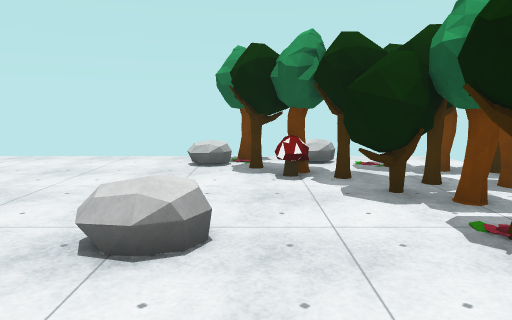
[1] (above)

24 first-person views from a walk through a Unity game level. The camera is 1.5 m above the floor, tilts 8° down and sees 70° across. The floor is counted in squares, 1 m on a side. Each view is taken from the middle of a square. On the plan, view 1 faces up. The plan holds only what a view shows up to about 16 squares ahead; the rest is blank. The place goes on beyond the plan. The player is left out. Surface patterns are stand-ins for the level's own textures.

[2]
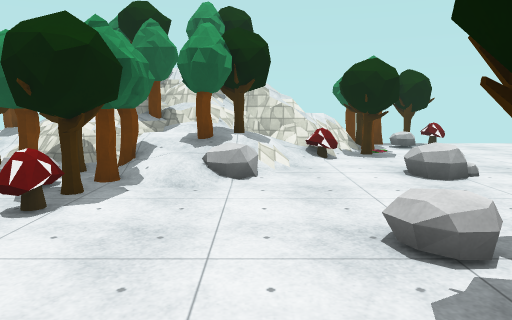

[3]
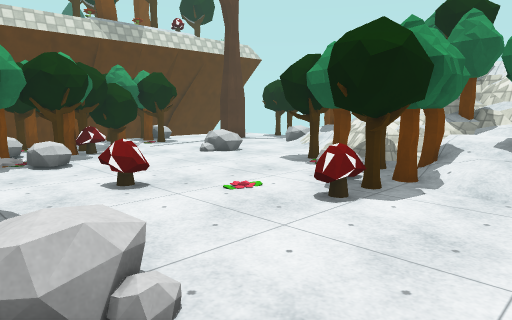

[4]
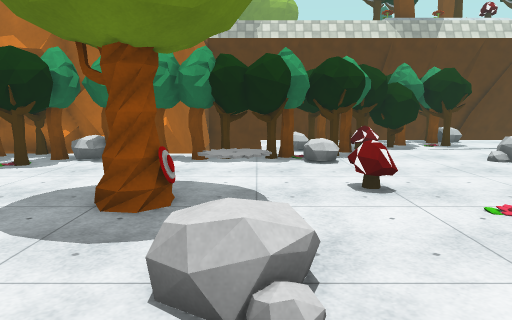

[5]
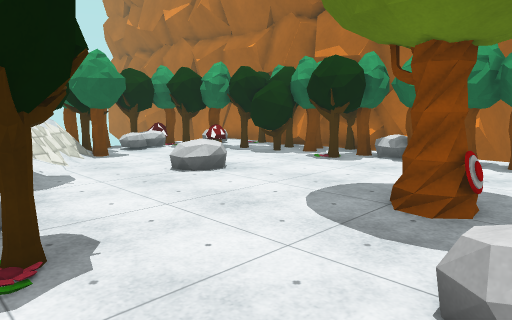

[6]
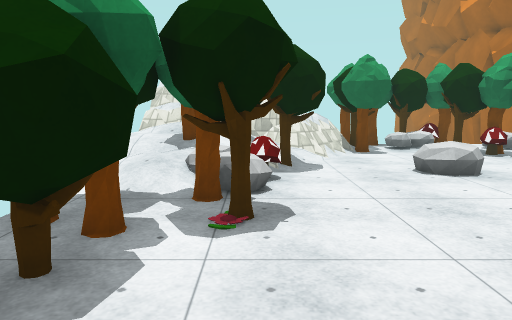

[7]
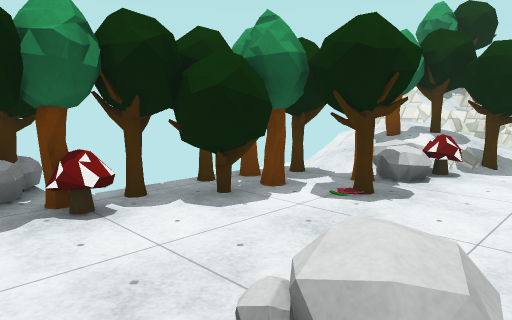

[8]
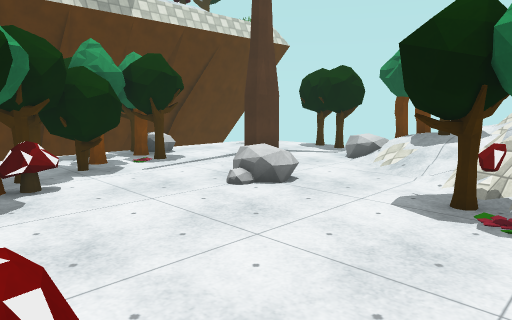

[9]
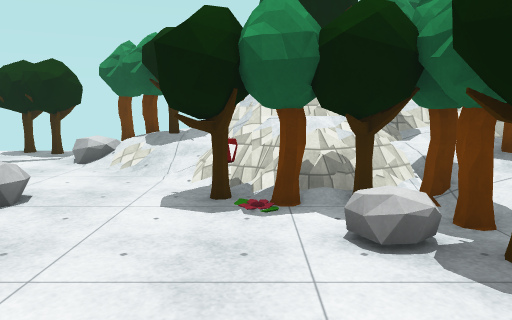

[10]
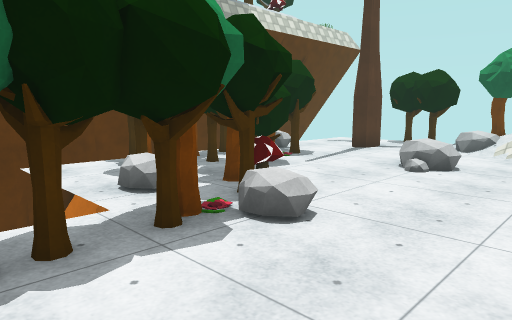

[11]
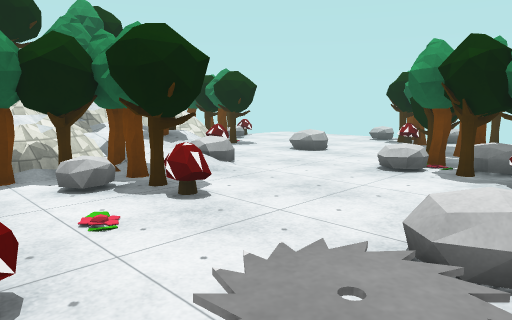

[12]
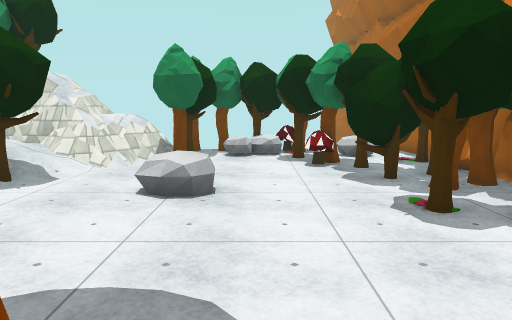

[13]
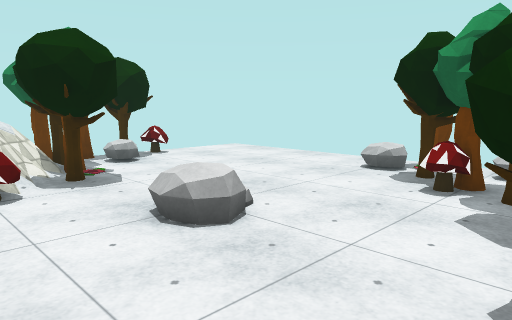

[14]
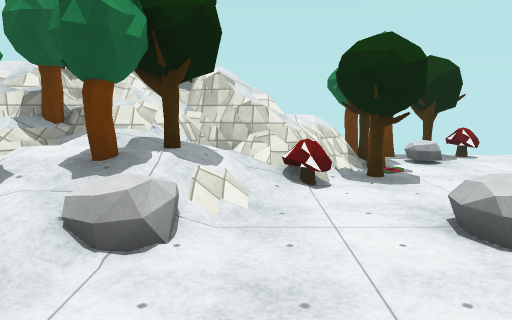

[15]
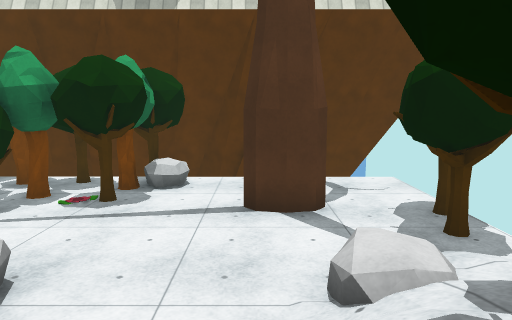

[16]
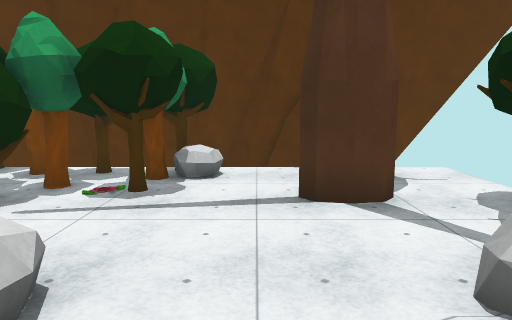

[17]
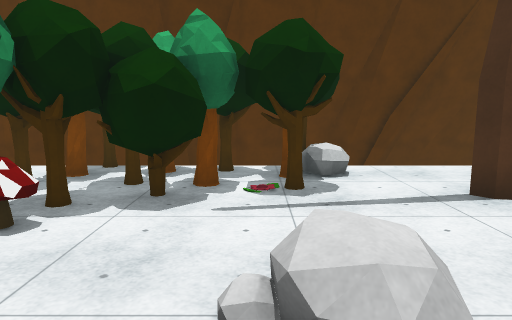

[18]
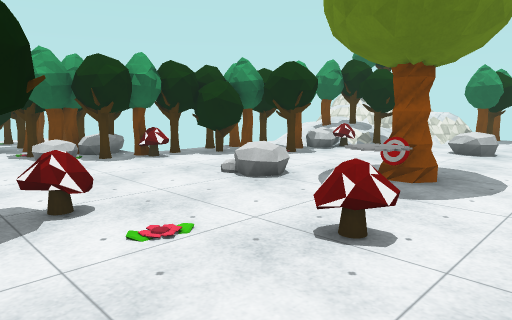

[19]
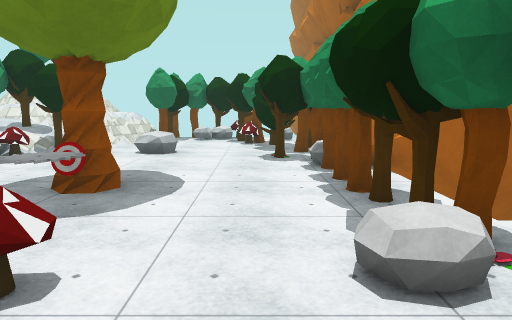

[20]
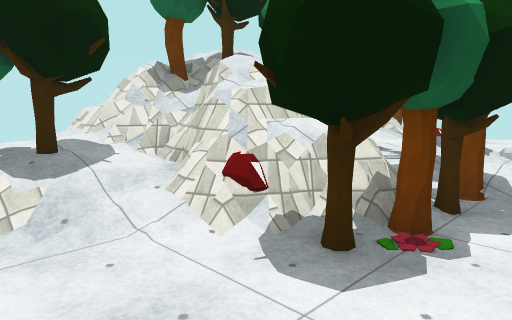

[21]
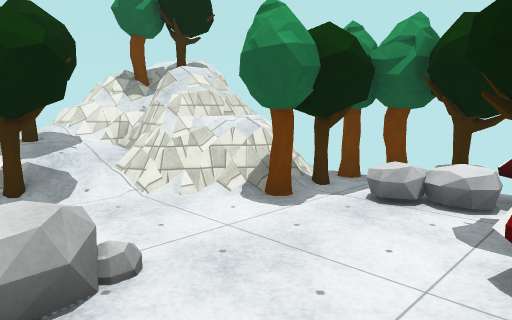

[22]
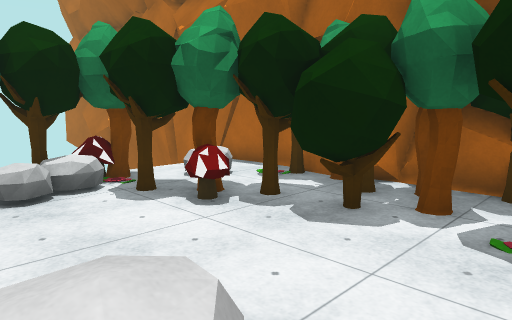

[23]
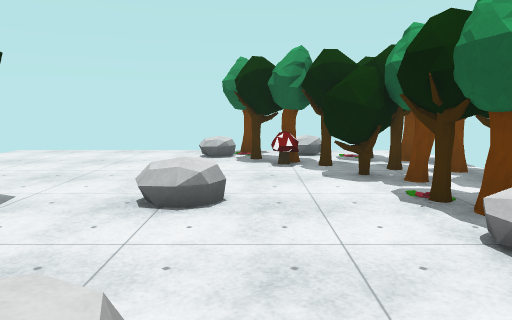

[24]
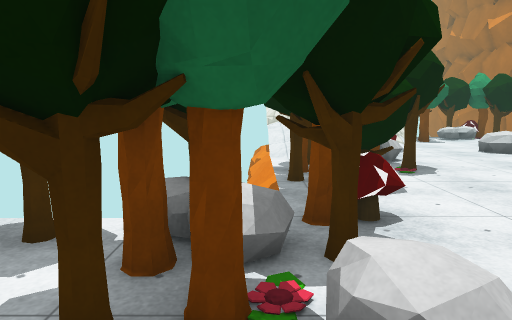

### Floor plan
Key: @ floor where view 1 was taken; # wall or solid block; . main floor; : floor 0.25 m higher than the main floor; + floor 0.5 m higher than the main floor; * floor 0.75 m higher than the main floor; - floor 0.75 m lower than the main floor; % floor 1 m higher than the main floor; & floor 1.25 m higher than the main floor; / step, stairs or slope; = window, fence, low wall or low ledge; ^ raised ledge; v drop or lower ground; T tree; R rock; O other object.
Columns run from 10 left of view 1 to 21 right of it. Each row starts with its distance up from view 1.
 12     v
 11   ........TRR...
 10   .......RORRO#.
  9   ........TT ##TT
  8  O.........TT##
  7  #O.........####
  6   TR........###
  5  TT O........###
  4  T#TTT..RR..OTT##
  3    #=#.......OOR###v-vvvvvv
  2    ===O......R#TTT#TT#.:+*%=#
  1    ##=//........O#TT#T:+TT%=^=^
  0    ##=T#OR@.......###TR* T######
 -1   #^==#TT//.........TORO  #####
 -2    T^=%T///.............T###=##=
 -3    ^#TT*TT#TO...RR.........=&&%
 -4     ##T#T###................T#T
 -5   ###^==T#R.O.....T.....R...TTTT
 -6   ######O........OT....RR....RTT
 -7  =##//O#T.....O..............# #
 -8   * T//....................OTOT#
 -9   TT#/...................##T# T
-10  TTT ...R.....R.......TO#####R.
-11  #TOR...O.....RTTTTTTRT#####OR
-12  ##.........O#TT##.#############
-13  #T.........OTRR   #######  #  #
-14  ##.T#....#TT#RR
-15   ......TOTT## .
-16   .....RT##T TT.
-17   .....RT#TT T..
-18  vv  vvv  vvvT###
-19 ######=########

Where each view was taken, in squares from view 1:
view 1: 0 up, 0 right, facing up
view 2: 0 up, 7 right, facing left
view 3: 0 up, 7 right, facing down-left
view 4: 0 up, 6 right, facing down
view 5: 0 up, 6 right, facing down-right
view 6: 1 down, 5 right, facing right
view 7: 4 down, 4 right, facing up-right
view 8: 5 down, 4 right, facing down-left
view 9: 6 down, 4 right, facing left
view 10: 7 down, 8 right, facing down-left
view 11: 7 down, 7 right, facing up-left
view 12: 7 down, 7 right, facing right
view 13: 1 up, 3 right, facing up-left
view 14: 1 up, 3 right, facing left
view 15: 7 down, 5 left, facing down
view 16: 8 down, 4 left, facing down
view 17: 8 down, 1 left, facing down
view 18: 9 down, 0 right, facing up-right
view 19: 9 down, 1 right, facing right
view 20: 10 down, 0 right, facing up-left
view 21: 9 down, 13 right, facing up-right
view 22: 5 down, 12 right, facing down-right
view 23: 2 down, 0 right, facing up
view 24: 3 up, 1 right, facing right
